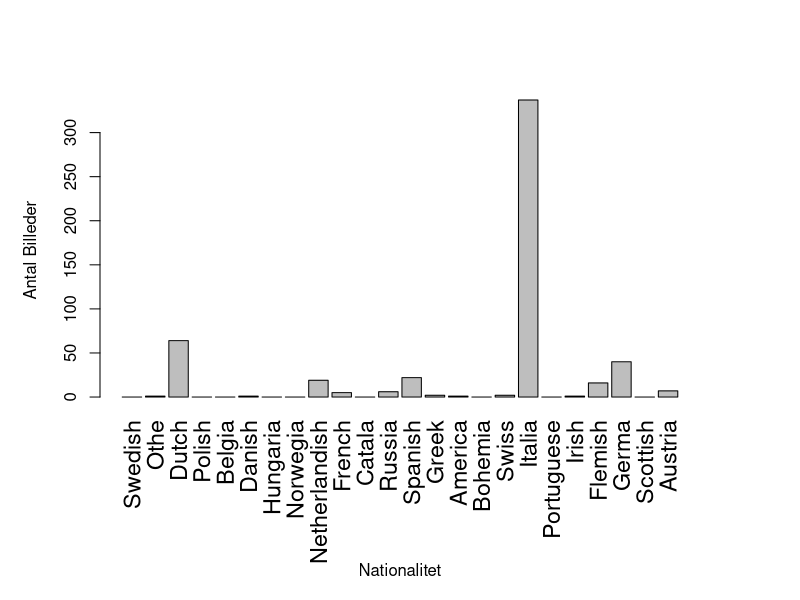
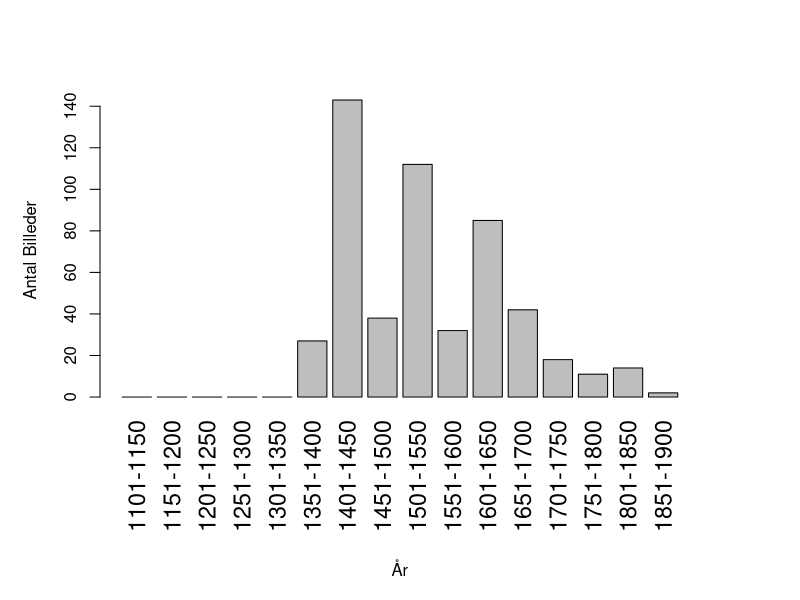

Source code (R) for these figures, in order:
d0 <- read.table("csv/nation.csv", sep=",",header=TRUE)
d1 <- read.table("csv/year.csv", sep=",",header=TRUE)

png("billeder/nation.png", height = 480, width = 800)
par(las=3, lheight =6, mai=c(2,1,1,1))
barplot(d0$interessante.regioner,beside=TRUE,names=d0$ratios,  cex.axis=1.0, cex.names = 1.4, ylab = "Antal Billeder" )
par(las=1)
mtext(1, text = "Nationalitet", line = 8)
dev.off()

png("billeder/year.png", height = 480, width = 800)
par(las=3, lheight =6, mai=c(2,1,1,1))
barplot(d1$interessante.regioner,beside=TRUE,names=d1$ratios, cex.axis=1.0,  cex.names = 1.4, ylab = "Antal Billeder"  )
par(las=1)
mtext(1, text = "År", line = 8)
dev.off()
q()
